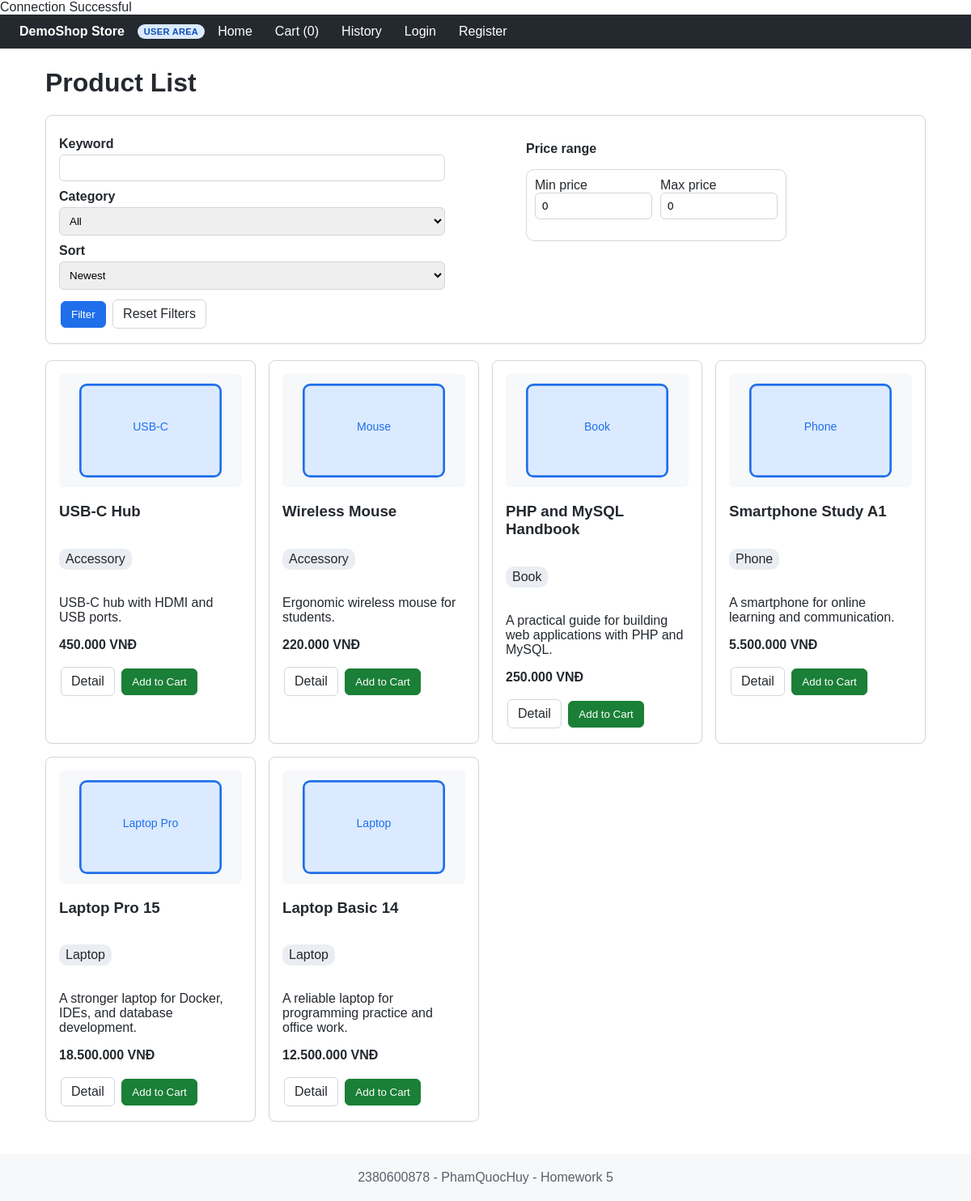
The page /public/frontend/index.php on the database its author committed.
### tables this page shows
CREATE TABLE products (
    id INT AUTO_INCREMENT PRIMARY KEY,
    name VARCHAR(255) NOT NULL,
    sku VARCHAR(100) NOT NULL UNIQUE,
    description TEXT NOT NULL,
    price DECIMAL(12,2) NOT NULL CHECK (price >= 0),
    stock_quantity INT NOT NULL DEFAULT 0 CHECK (stock_quantity >= 0),
    image_url VARCHAR(255) NULL,
    category_id INT NULL,
    created_at DATETIME DEFAULT CURRENT_TIMESTAMP,
    FOREIGN KEY (category_id) REFERENCES categories(id) ON DELETE SET NULL
);

CREATE TABLE categories (
    id INT AUTO_INCREMENT PRIMARY KEY,
    name VARCHAR(150) NOT NULL UNIQUE,
    description TEXT NULL,
    created_at DATETIME DEFAULT CURRENT_TIMESTAMP
);

### config/helper.php (called while the page is built, shortened)
<?php
function e(string $value)
{
    return htmlspecialchars($value, ENT_QUOTES, 'UTF-8');
}
function vnd(float $amount)
{
    return number_format($amount, 0, ",", ".") . " VNĐ";
}
function current_user()
{
    return $_SESSION['user']?? null;
}

### public/frontend/index.php (the view, shortened to what this page needs)
<?php
require_once __DIR__ . '/../../config/db.php';
require_once __DIR__ . '/../../config/helper.php';
$keyword = trim($_GET['keyword'] ?? '');
$min_price = (int)($_GET['min_price'] ?? '');
$max_price = (int)($_GET['max_price'] ?? '');
$sort = $_GET['sort'] ?? '';
$sql = 'SELECT p.*, c.name AS category_name FROM products p LEFT JOIN categories c ON p.category_id = c.id WHERE 1=1';
$sql .= $sort === 'price_desc' ? ' ORDER BY p.price DESC' : ($sort === 'price_asc' ? ' ORDER BY p.price ASC' : ' ORDER BY p.id DESC');
$stmt = $con->prepare($sql);
$stmt->execute();
$products = $stmt->get_result()->fetch_all(MYSQLI_ASSOC);
include __DIR__ . '/../../includes/frontend_header.php';
?>
<h1>Product List</h1>
<form method="get" class="function">
  <div>
    <div class="form-row">
      <label>Keyword</label>
      <input name="keyword" value="<?= e($keyword) ?>">
    </div>
    <div class="form-row">
      <label>Category</label>
      <select name="category_id">
        <option value="0">All</option>
      </select>
    </div>
    <div class="form-row">
      <label>Sort</label>
      <select name="sort">
        <option value="">Newest</option>
      </select>
    </div>
    <button class="btn btn-primary">Filter</button>
    <a href="index.php" class="btn">Reset Filters</a>
  </div>
  <div>
    <p><strong>Price range</strong></p>
    <div class="grid-row-container">
      <div class="grid-row">
        <div>
          <label>Min price</label>
          <input type="number" name="min_price" min="0" step="1000" value="<?= e($min_price) ?>">
        </div>
        <div>
          <label>Max price</label>
          <input type="number" name="max_price" min="0" step="1000"  value="<?= e($max_price) ?>">
        </div>
      </div>
    </div>
  </div>
</form>
<div class="grid">
  <?php foreach ($products as $p): ?>
    <div class="card">
      <img src="/Lesson5/<?= e($p['image_url'] ?: 'assets/img/placeholder.svg') ?>" alt="<?= e($p['name']) ?>">
      <h3><?= e($p['name']) ?></h3>
      <p class="badge"><?= e($p['category_name']) ?></p>
      <p><?= e($p['description']) ?></p>
      <p><strong><?= vnd($p['price']) ?></strong></p>
        <a class="btn" href="detail.php?id=<?= e($p['id']) ?>">Detail</a>
      <form method="post" action="add_to_cart.php" style="display:inline">
        <button class="btn btn-success">Add to Cart</button>
      </form>
    </div>
  <?php endforeach; ?>
</div>
<?php include __DIR__ . '/../../includes/frontend_footer.php'; ?>

### includes/frontend_header.php (shortened to what this page needs)
<?php require_once __DIR__ . '/../config/helper.php'; ?>
<!doctype html>
<html>
<head>
  <link rel="stylesheet" href="/Lesson5/assets/css/style.css">
</head>
<body>
  <nav class="navbar">
    <strong>DemoShop Store</strong>
    <span class="nav-badge">User Area</span>
    <a href="/Lesson5/public/frontend/index.php">Home</a>
    <a href="/Lesson5/public/frontend/view_cart.php">Cart (<?= count($_SESSION['cart'] ?? []) ?>)</a>
    <a href="/Lesson5/public/frontend/order_history.php">History</a>
    <?php if (current_user()): ?>
      <span>Welcome <?= e(current_user()['username']) ?></span>
      <a href="/Lesson5/public/auth/logout.php">Logout</a>
    <?php else: ?>
      <a href="/Lesson5/public/auth/login.php">Login</a>
      <a href="/Lesson5/public/auth/register.php">Register</a>
    <?php endif; ?>
  </nav>
  <div class="container">

### includes/frontend_footer.php
</div>
<footer class="footer">2380600878 - PhamQuocHuy - Homework 5</footer>
</body>
</html>

### assets/css/style.css (style rules this page uses)
:root { --primary: #1f6feb; --dark: #24292f; --light: #f6f8fa; --danger: #cf222e; --success: #1a7f37; }
* { box-sizing: border-box; }
body { margin: 0; font-family: Arial, Helvetica, sans-serif; color: #24292f; background: #fff; }
a { color: var(--primary); text-decoration: none; }
.navbar { background: var(--dark); color: #fff; padding: 12px 24px; display: flex; gap: 16px; align-items: center; }
.navbar a { color: #fff; margin-right: 12px; }
.nav-badge { display: inline-block; font-size: 11px; font-weight: 700; letter-spacing: .03em; text-transform: uppercase; padding: 3px 8px; border-radius: 999px; background: #dbeafe; color: #0b4fb3; }
.container { max-width: 1120px; margin: 24px auto; padding: 0 16px; }
.grid { display: grid; grid-template-columns: repeat(auto-fit, minmax(220px, 1fr)); gap: 16px; }
.function { display: grid; grid-template-columns: 1fr 1fr; gap: 100px; border: 1px solid #d0d7de; border-radius: 8px; padding: 16px; background: #fff; box-shadow: 0 1px 2px rgba(0, 0, 0, .04); margin-bottom: 20px; }
.card { border: 1px solid #d0d7de; border-radius: 8px; padding: 16px; background: #fff; box-shadow: 0 1px 2px rgba(0, 0, 0, .04); }
.card img { width: 100%; height: 140px; object-fit: contain; background: #f6f8fa; border-radius: 6px; }
.btn { display: inline-block; padding: 8px 12px; border-radius: 6px; border: 1px solid #d0d7de; background: #fff; color: #24292f; cursor: pointer; margin: 2px; }
.btn-primary { background: var(--primary); border-color: var(--primary); color: #fff; }
.btn-success { background: var(--success); border-color: var(--success); color: #fff; }
.form-row { margin: 10px 0; }
.form-row label { display: block; font-weight: bold; margin-bottom: 4px; }
.grid-row-container { border: 1px solid #d0d7de; border-radius: 10px; width: fit-content; padding: 10px; margin-bottom: 10px; }
.grid-row { display: grid; grid-template-columns: 1fr 1fr; gap: 10px; max-width: 300px; margin-top: 0px; }
input, select, textarea { width: 100%; max-width: 520px; padding: 8px; border: 1px solid #d0d7de; border-radius: 6px; }
.badge { display: inline-block; padding: 4px 8px; border-radius: 10px; background: #eaeef2; }
.footer { margin-top: 40px; padding: 20px; background: #f6f8fa; text-align: center; color: #57606a; }

### rows shown on the page
products: image_url (picture), name "USB-C Hub", category.name "Accessory", description "USB-C hub with HDMI and USB ports.", price "450.000 VNĐ"
products: image_url (picture), name "Wireless Mouse", category.name "Accessory", description "Ergonomic wireless mouse for students.", price "220.000 VNĐ"
products: image_url (picture), name "PHP and MySQL Handbook", category.name "Book", description "A practical guide for building web applications with PHP and MySQL.", price "250.000 VNĐ"
products: image_url (picture), name "Smartphone Study A1", category.name "Phone", description "A smartphone for online learning and communication.", price "5.500.000 VNĐ"
products: image_url (picture), name "Laptop Pro 15", category.name "Laptop", description "A stronger laptop for Docker, IDEs, and database development.", price "18.500.000 VNĐ"
products: image_url (picture), name "Laptop Basic 14", category.name "Laptop", description "A reliable laptop for programming practice and office work.", price "12.500.000 VNĐ"

### other values the page prints
count($_SESSION['cart'] ?? []) "0"
